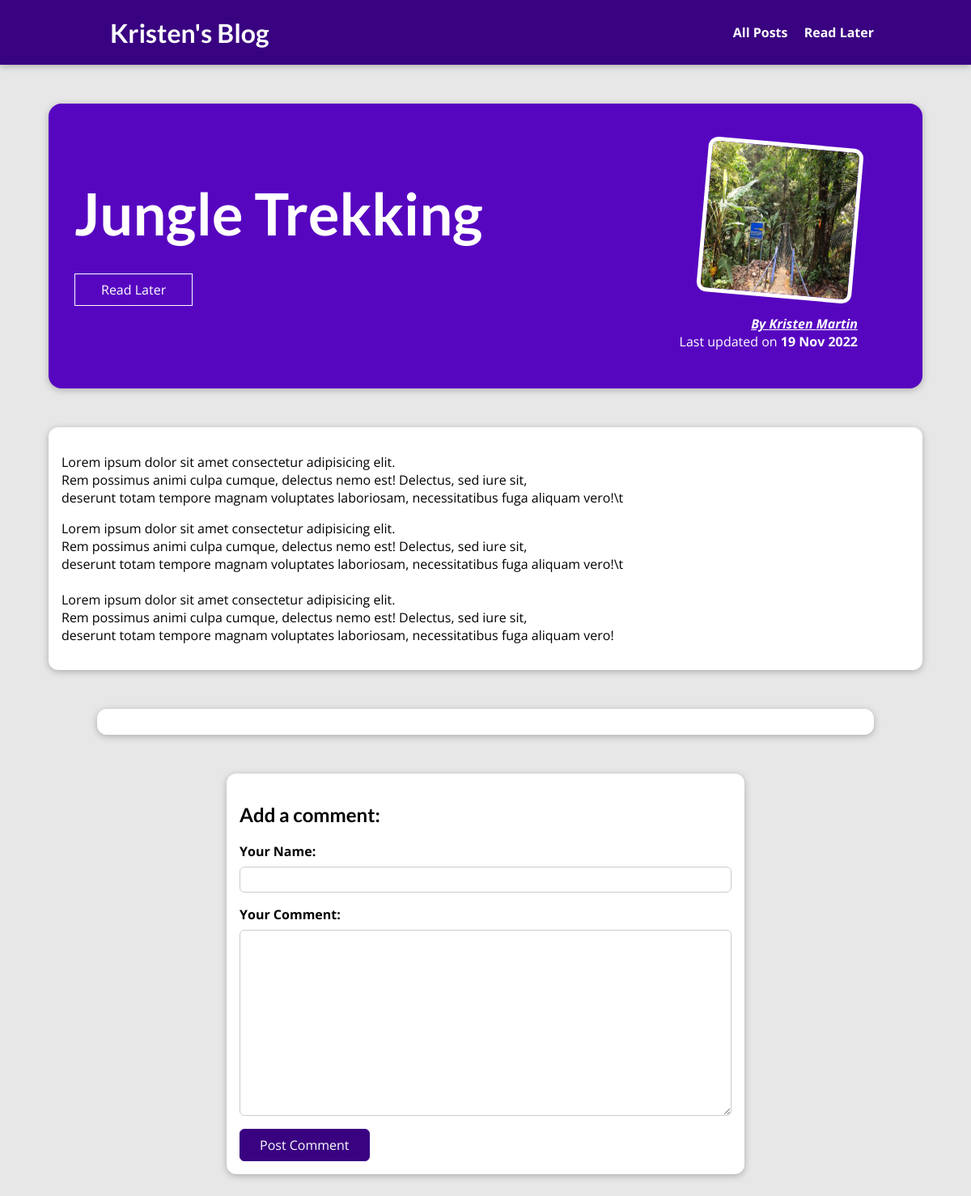
/posts/jungle-trekking/, run on the app's committed database.
### blog/models.py (models this page shows, shortened)
class Post(models.Model):
    title = models.CharField(max_length=140)
    excerpt = models.CharField(max_length=300)
    image_name = models.ImageField(upload_to="images", null=True)
    date = models.DateField()
    slug = models.CharField(max_length=200, default="", unique=True, db_index=True)
    content = models.TextField()
    author = models.ForeignKey(Author, null=True, on_delete=models.SET_NULL)
    tags = models.ManyToManyField(Tag, blank=True)

class Author(models.Model):
    first_name = models.CharField(max_length=50)
    last_name = models.CharField(max_length=50)
    email_address = models.EmailField(max_length=75)

### blog/views.py (the view)
# urls.py: path("posts/<slug:slug>/", views.GetPost.as_view(), name="post"),
class GetPost(DetailView):
    model = Post
    template_name = "blog/post.html"
    def get_context_data(self, **kwargs):
        context = super().get_context_data(**kwargs)
        context["form"] = CommentForm()
        context["comments"] = self.object.comment_set.all().order_by("-date")
        context["tags"] = self.object.tags.all()
        context["read_later_alert"] = False
        return context
    def post(self, request, slug):
        specific_post = get_object_or_404(Post, slug=slug)
        comments = specific_post.comment_set.all().order_by("-date")
        post_tags = specific_post.tags.all()
        if "submit_comment_button" in request.POST:
            form = CommentForm(request.POST)
            if form.is_valid():
                new_data = form.cleaned_data
                name = new_data["user_name"]
                content = new_data["comment_content"]
                new_comment = Comment(
                    user_name=name, comment_content=content, blog_post=specific_post)
                new_comment.save()
                return HttpResponseRedirect(reverse("post", args=[slug]))
            else:
                return render(request, "blog/post.html", {"post": specific_post, "form": form, "comments": comments, "tags": post_tags, "read_later_alert": False})
        elif "read_later_button" in request.POST:
            form = CommentForm()
            post_id = specific_post.id
            if "read_later" not in request.session:
                request.session["read_later"] = list([post_id])
                return render(request, "blog/post.html", {"post": specific_post, "form": form, "comments": comments, "tags": post_tags, "read_later_alert": True, "read_later_text": 'Successfully added to "Read Later"!'})
            elif post_id in request.session["read_later"]:
                return render(request, "blog/post.html", {"post": specific_post, "form": form, "comments": comments, "tags": post_tags, "read_later_alert": True, "read_later_text": 'Already in "Read Later"'})
            else:
                read_later_list = request.session["read_later"]
                read_later_list.append(post_id)
                request.session["read_later"] = read_later_list
                return render(request, "blog/post.html", {"post": specific_post, "form": form, "comments": comments, "tags": post_tags, "read_later_alert": True, "read_later_text": 'Successfully added to "Read Later"!'})

### blog/forms.py
class CommentForm(forms.ModelForm):
    class Meta:
        model = Comment
        fields = "__all__"
        exclude = ["date", "blog_post"]
        labels = {"user_name": "Your Name", "comment_content": "Your Comment"}

### blog/templates/blog/post.html (shortened to what this page needs)
{% extends "base.html" %}
{% load static %}
{% block page_css %}
    <link rel="stylesheet" href="{% static 'blog/post-detail.css' %}">
{% endblock %}
{% block content %}
{% include "blog/includes/header.html" %}
    <section id="summary">
        <h2>{{ post.title }}</h2>
        <div>
                <form action="/posts/{{post.slug}}/" method="POST" id="read-later-form">
                    <button type="submit" name="read_later_button" id="read-later-button">Read Later</button>
                </form>
        </div>
        <article>
            <img src="{{ post.image_name.url }}" alt="Post {{ post.title }}" />
            <address><a href="mailto:{{post.author.email_address}}">By {{ post.author.first_name }} {{ post.author.last_name }}</a></address>
            <div>
                Last updated on <time>{{ post.date|date:"d M Y" }}</time>
            </div>
        </article>
    </section>
    <main>
            <p>{{ post.content|linebreaks }}</p>
    </main>
    <section id="comments">
    </section>
    <section id="comment-form">
        <h2>Add a comment:</h2>
        <form action="/posts/{{post.slug}}/" method="POST">
                {% for form_field in form %}
                    <div class="form-control {% if form_field.errors %} invalid {% endif %}">
                        {{ form_field.label_tag }}
                        {{ form_field }}
                    </div>
                {% endfor %}
            <button type="submit" name="submit_comment_button">Post Comment</button>
        </form>
    </section>
{% endblock %}

### static/app.css (style rules this page uses)
* { box-sizing: border-box; }
html { font-family: 'Open Sans', 'Lato', sans-serif; }
body { margin: 0; }
h1, h2, h3 { font-family: 'Lato', sans-serif; font-weight: bold; }

### blog/static/blog/post-detail.css (style rules this page uses)
body { background-color: #e7e7e7; }
#summary { margin: 8rem auto 3rem auto; padding: 2rem; width: 90%; max-width: 90rem; border-radius: 16px; background-color: #5706c0; position: relative; box-shadow: 0 2px 8px rgba(0, 0, 0, 0.25); height: 22rem; }
#summary a { color:white; }
#summary h2 { color: white; font-size: 4.5rem; margin-bottom: 0.35rem; }
#summary article { position: absolute; top: 2rem; right: 3rem; padding: 1rem 2rem; border-radius: 12px; text-align: right; color: white; }
#summary article img { width: 12rem; height: 12rem; border-radius: 12px; transform: rotateZ(5deg); border: 5px solid white; margin-bottom: 1rem; }
#summary address { font-weight: bold; }
#summary time { font-weight: bold; }
#read-later-form { margin: 2rem 0; }
#read-later-button { background-color: transparent; border: 1px solid white; padding: 0.5rem 2rem; font: inherit; color: white; cursor: pointer; }
main { width: 90%; max-width: 90rem; margin: 3rem auto; background-color: white; padding: 1rem; border-radius: 12px; box-shadow: 0 2px 8px rgba(0, 0, 0, 0.25); }
#comment-form { margin: 3rem auto; width: 90%; max-width: 40rem; border-radius: 12px; background-color: white; box-shadow: 0 2px 8px rgba(0, 0, 0, 0.25); padding: 1rem; }
#comment-form button { font: inherit; background-color: #390281; color: white; border: 1px solid #390281; padding: 0.5rem 1.5rem; border-radius: 6px; cursor: pointer; }
.form-control { margin-bottom: 1rem; }
.form-control label { font-weight: bold; margin-bottom: 0.5rem; display: block; }
.form-control input, .form-control textarea { display: block; width: 100%; font: inherit; padding: 0.25rem; border-radius: 6px; border: 1px solid #ccc; }
#comments { margin: 3rem auto; width: 90%; max-width: 60rem; border-radius: 12px; background-color: white; box-shadow: 0 2px 8px rgba(0, 0, 0, 0.25); padding: 1rem 2rem; }

### data on the page
Post: title "Jungle Trekking", image_name (picture), author.first_name "Kristen", author.last_name "Martin", date "19 Nov 2022", content "Lorem ipsum dolor sit amet consectetur adipisicing elit. Rem possimus animi culpa cumque, delectus nemo est! Delectus, sed iure sit, deserunt totam tempore magnam voluptates laboriosam, necessitatibus fuga aliquam vero!\\t Lorem ipsum dolor sit amet consectetur adipisicing elit. Rem possimus animi culpa cumque, delectus nemo est! Delectus, sed iure sit, deserunt totam tempore magnam voluptates laboriosam, necessitatibus fuga aliquam vero!\\t Lorem ipsum dolor sit amet consectetur adipisicing elit. Rem possimus animi culpa cumque, delectus nemo est! Delectus, sed iure sit, deserunt totam tempore magnam voluptates laboriosam, necessitatibus fuga aliquam vero!"
